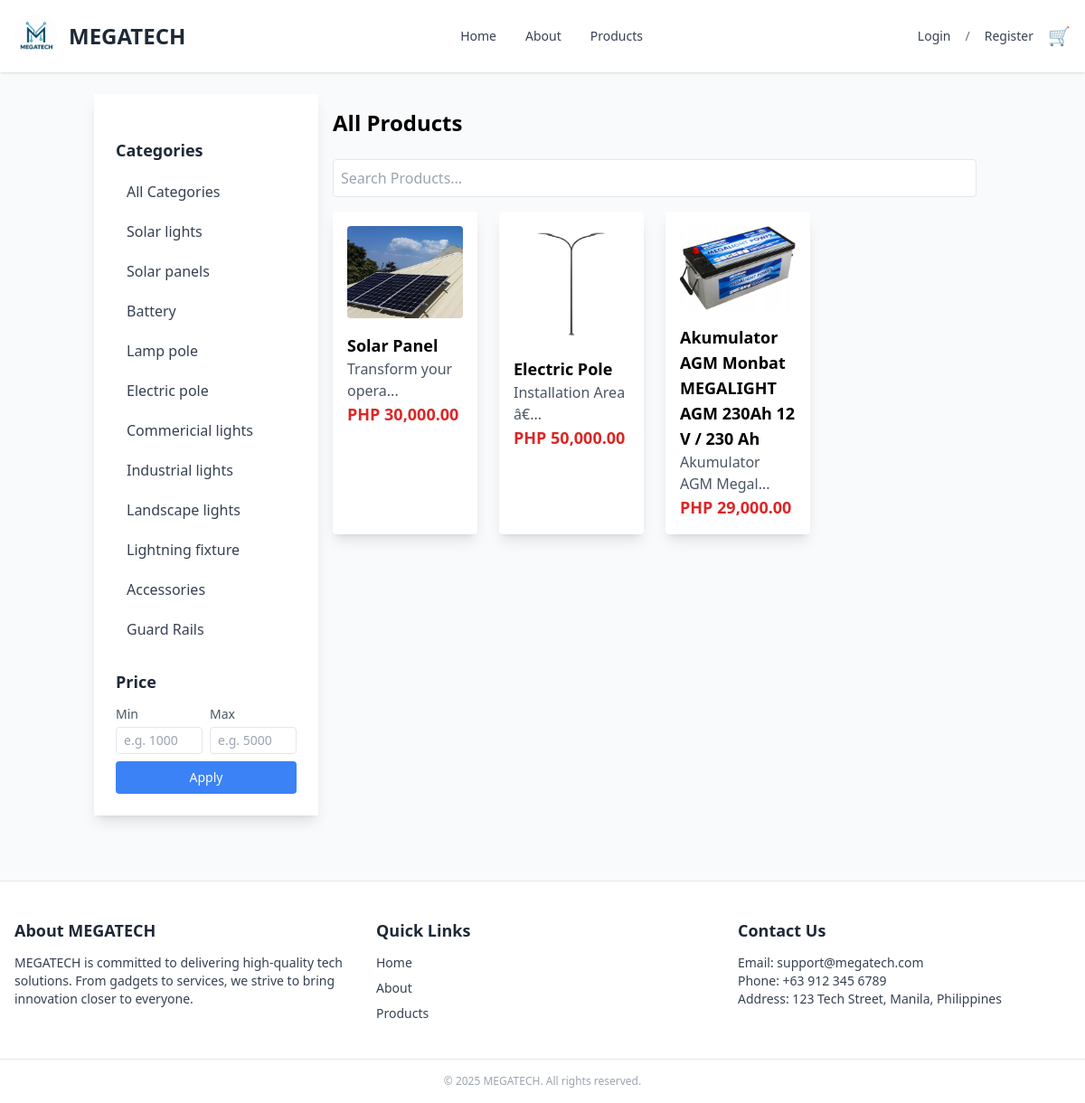
The page /products.php on the database as committed earlier.
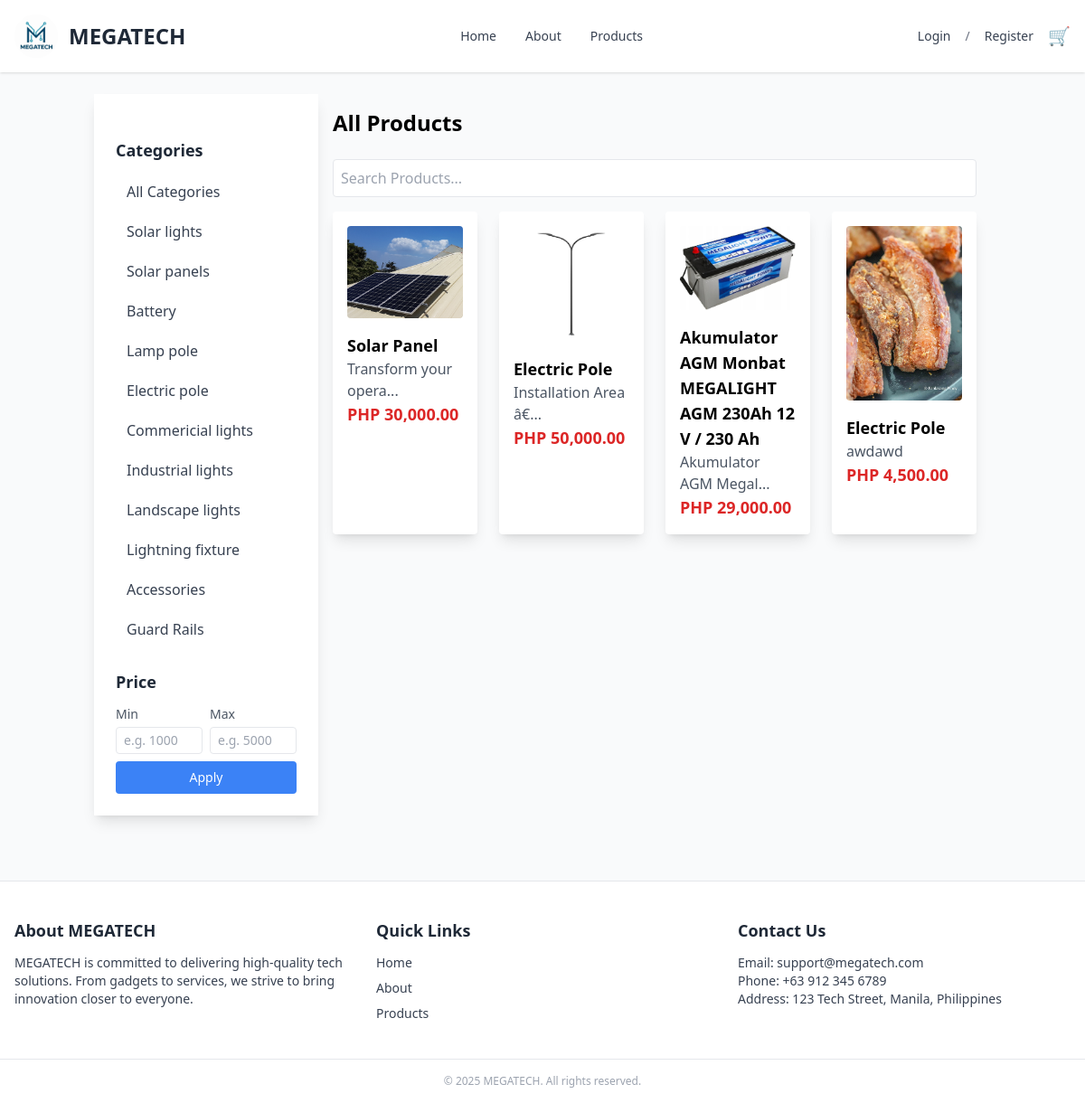
The same page on the database as committed later.
### tables this page shows
CREATE TABLE `category` (
  `category_id` int(11) NOT NULL,
  `category_name` varchar(60) NOT NULL,
  `category_description` text DEFAULT NULL,
  `status` int(11) NOT NULL DEFAULT 1 COMMENT '0=InActive 1=Active'
);

CREATE TABLE `product` (
  `prod_id` int(11) NOT NULL,
  `prod_code` varchar(60) NOT NULL,
  `prod_name` varchar(60) NOT NULL,
  `prod_description` text NOT NULL,
  `prod_specs` longtext NOT NULL CHECK (json_valid(`prod_specs`)),
  `prod_stocks` int(11) NOT NULL,
  `prod_category_id` int(11) NOT NULL,
  `prod_price` decimal(10,2) NOT NULL,
  `prod_critical` int(11) NOT NULL,
  `prod_status` int(11) NOT NULL COMMENT '0=unactive,1=active',
  `prod_image` varchar(255) NOT NULL,
  `prod_added` datetime NOT NULL
);

### backend/db.php (called while the page is built, shortened)
<?php
class db_connect
{
    public $host = db_host;
    public $user = db_user;
    public $pass = db_pass;
    public $name = db_name;
    public function connect()
    {
        try {
            $this->conn = new mysqli($this->host, $this->user, $this->pass, $this->name);
        } catch (\Throwable $th) {
            header("Location:setup.php");
        }
    }
}

### backend/class.php (called while the page is built, shortened)
<?php
include ('db.php');
class global_class extends db_connect
{
     public function fetch_all_categories(){
        $query = $this->conn->prepare("SELECT *
        FROM category where status='1'"
    );
        if ($query->execute()) {
            $result = $query->get_result();
            return $result;
        }
    }
public function fetch_all_product() {
    $query = $this->conn->prepare("
        SELECT
            product.*,
            category.category_name
        FROM product
        LEFT JOIN category ON product.prod_category_id = category.category_id
        WHERE product.prod_status = '1'
    ");
    if ($query->execute()) {
        $result = $query->get_result();
        return $result;
    } else {
        return false;
    }
}
}

### products.php (the view, shortened to what this page needs)
<?php
include "components/header.php";
include('backend/class.php');
$db = new global_class();
?>
<div class="container mx-auto px-4 py-6">
    <div class="flex">
        <aside
            id="sidebar"
            class="fixed top-0 left-0 w-64 h-full bg-white shadow-lg transform -translate-x-full lg:relative lg:translate-x-0 lg:w-1/4 lg:h-auto p-6 transition-transform duration-300 ease-in-out z-50 space-y-6"
        >
            <div>
                <h2 class="text-lg font-semibold text-gray-800 mb-3">Categories</h2>
                <ul id="category-list" class="space-y-1">
                    <li>
                        <a href="#" class="block px-3 py-2 rounded text-gray-700 hover:bg-gray-100 transition category-filter" data-category-id="all">
                            All Categories
                        </a>
                    </li>
                    <?php
                    $categories = $db->fetch_all_categories();
                    foreach ($categories as $category):
                        echo '
                            <li>
                                <a href="#" class="block px-3 py-2 rounded text-gray-700 hover:bg-gray-100 transition category-filter" data-category-id="'.$category['category_id'].'">
                                    '.ucfirst($category['category_name']).'
                                </a>
                            </li>';
                    endforeach;
                    ?>
                </ul>
            </div>
            <div>
                <h2 class="text-lg font-semibold text-gray-800 mb-3">Price</h2>
                <div class="space-y-3">
                    <div class="flex flex-col space-y-2">
                        <div class="flex items-center justify-between space-x-2">
                            <label class="flex-1">
                                <span class="block text-sm text-gray-600 mb-1">Min</span>
                                <input type="number" id="min-price" class="w-full border rounded px-2 py-1 text-sm focus:outline-none focus:ring focus:border-blue-300" placeholder="e.g. 1000">
                            </label>
                            <label class="flex-1">
                                <span class="block text-sm text-gray-600 mb-1">Max</span>
                                <input type="number" id="max-price" class="w-full border rounded px-2 py-1 text-sm focus:outline-none focus:ring focus:border-blue-300" placeholder="e.g. 5000">
                            </label>
                        </div>
                        <button id="price-filter-btn" class="w-full bg-blue-500 text-white text-sm font-medium py-2 rounded hover:bg-blue-600 transition">
                            Apply
                        </button>
                    </div>
                </div>
            </div>
        </aside>
        <main id="product-list" class="w-full lg:w-3/4 p-4 ml-auto">
            <?php include "backend/end-points/product_list.php"; ?>
        </main>
    </div>
</div>
<?php include "components/footer.php"; ?>

### components/header.php (shortened to what this page needs)
<!DOCTYPE html>
<html lang="en">
<head>
  <script src="https://cdn.tailwindcss.com"></script>
  <link rel="stylesheet" href="https://cdnjs.cloudflare.com/ajax/libs/AlertifyJS/1.13.1/css/alertify.css" />
  <link rel="stylesheet" href="assets/css/style.css">
</head>
<body class="bg-gray-50">
<header class="bg-white shadow">
  <div class="max-w-7xl mx-auto px-4 py-4 flex justify-between items-center">
    <div class="flex items-center space-x-3">
      <img src="assets/logo/logo1.jpg" alt="Logo" class="w-12 h-12 hidden sm:block rounded-full">
      <a href="index" class="text-2xl font-bold text-gray-800 hover:text-blue-600 transition">MEGATECH</a>
    </div>
    <nav class="hidden md:flex space-x-8 text-gray-700 font-medium text-sm">
      <a href="index" class="hover:text-blue-600 transition">Home</a>
     <a href="index#about" class="hover:text-blue-600 transition">About</a>
      <a href="products" class="hover:text-blue-600 transition">Products</a>
    </nav>
    <div class="flex items-center space-x-4 text-sm">
      <a href="login" class="text-gray-700 hover:text-blue-600 transition">Login</a>
      <span class="text-gray-500">/</span>
      <a href="signup" class="text-gray-700 hover:text-blue-600 transition">Register</a>
      <a href="login" class="text-gray-700 hover:text-blue-600 transition text-xl">🛒</a>
    </div>
  </div>
</header>

### backend/end-points/product_list.php (shortened to what this page needs)
<h1 class="text-2xl font-semibold mb-6">All Products</h1>
<input type="text" id="search" class="w-full p-2 mb-4 border rounded" placeholder="Search Products...">
<div class="grid grid-cols-2 md:grid-cols-3 lg:grid-cols-4 gap-6" id="product-grid">
    <?php
    $fetch_all_product = $db->fetch_all_product();
    foreach ($fetch_all_product as $product):
    ?>
    <div class="bg-white p-4 rounded shadow-lg transition-transform transform hover:scale-105 hover:shadow-2xl product-card" data-category-id="<?=$product['prod_category_id']?>" data-price="<?=$product['prod_price']?>">
        <a href="login.php">
            <img src="upload/<?=$product['prod_image']?>" alt="Product Image" class="w-full rounded mb-4 transition-transform hover:scale-105">
            <h2 class="font-semibold text-lg transition-colors hover:text-blue-500 product-name"><?=$product['prod_name']?></h2>
            <p class="text-gray-600 transition-colors hover:text-gray-800"><?= substr($product['prod_description'], 0, 20) . (strlen($product['prod_description']) > 20 ? '...' : '') ?></p>
            <p class="text-lg font-bold text-red-600">PHP <?=number_format($product['prod_price'], 2);?></p>
        </a>
    </div>
    <?php endforeach; ?>
</div>

### components/footer.php (shortened to what this page needs)
<footer class="bg-white border-t mt-12">
  <div class="max-w-7xl mx-auto px-4 py-10 grid grid-cols-1 md:grid-cols-3 gap-8 text-gray-700 text-sm">
    <div id="about">
      <h3 class="text-lg font-semibold mb-3 text-gray-800">About MEGATECH</h3>
      <p>
        MEGATECH is committed to delivering high-quality tech solutions. From gadgets to services, we strive to bring innovation closer to everyone.
      </p>
    </div>
    <div>
      <h3 class="text-lg font-semibold mb-3 text-gray-800">Quick Links</h3>
      <ul class="space-y-2">
        <li><a href="index" class="hover:text-blue-600 transition">Home</a></li>
        <li><a href="#about" class="hover:text-blue-600 transition">About</a></li>
        <li><a href="products.php" class="hover:text-blue-600 transition">Products</a></li>
      </ul>
    </div>
    <div id="contact">
      <h3 class="text-lg font-semibold mb-3 text-gray-800">Contact Us</h3>
      <p>Email: support@megatech.com</p>
      <p>Phone: +63 912 345 6789</p>
      <p>Address: 123 Tech Street, Manila, Philippines</p>
    </div>
  </div>
  <div class="text-center text-xs text-gray-400 py-4 border-t">
    &copy; <?= date("Y") ?> MEGATECH. All rights reserved.
  </div>
</footer>
</body>
</html>

### assets/css/style.css (style rules this page uses)
html { scroll-behavior: smooth; }

Rows that differ between the two databases and show on the page:
added product: prod_image (picture), prod_name "Electric Pole", prod_description "awdawd", prod_price "4,500.00"
